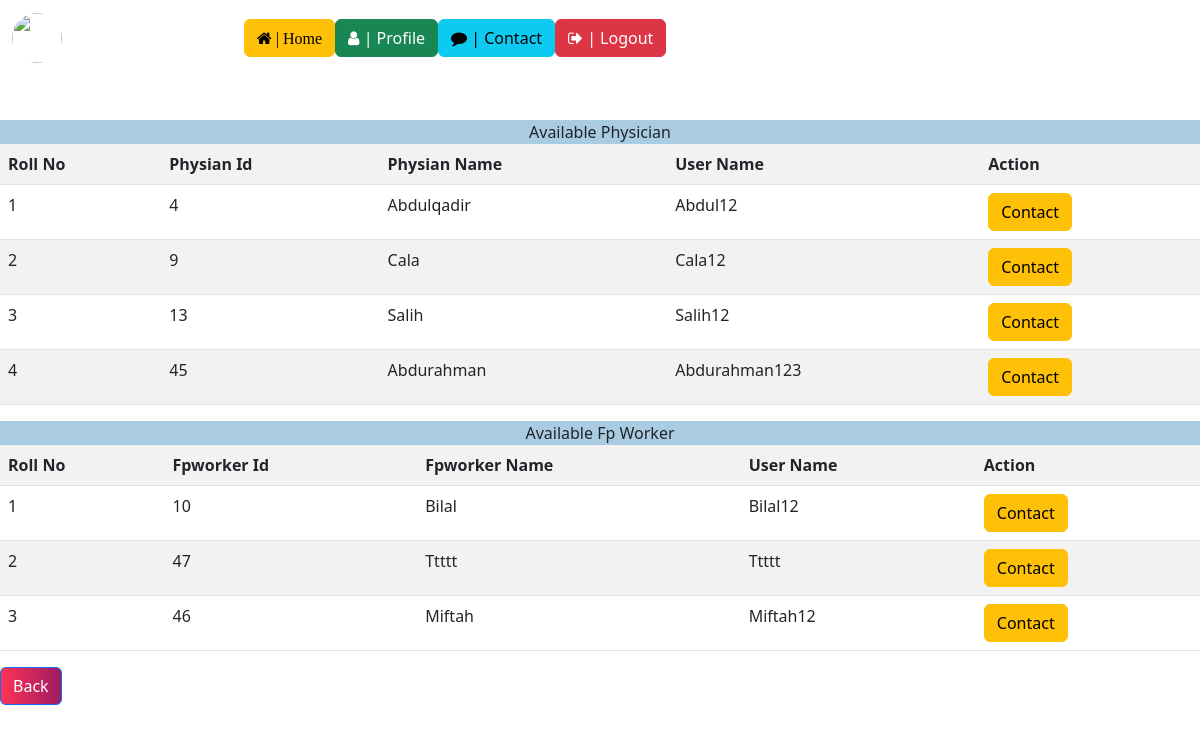
The app's page /physician_and_fpworker_list.php (signed in), older data.
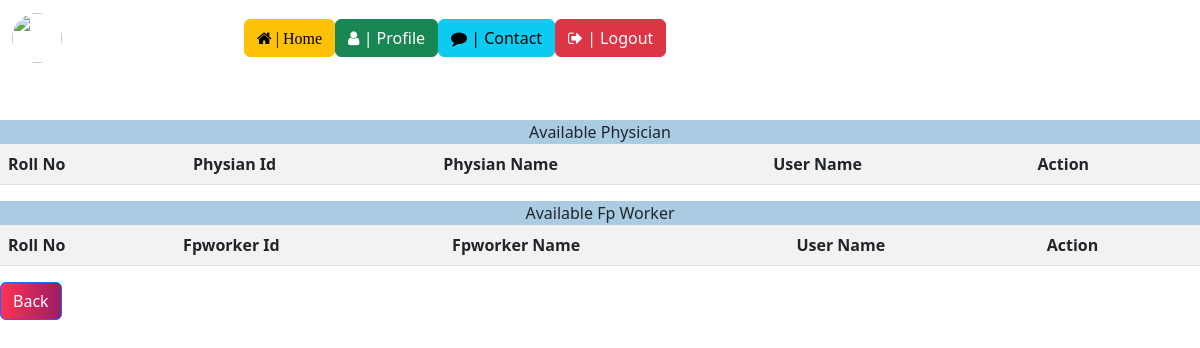
The same page, newer data.
### tables this page shows
CREATE TABLE `user` (
  `id` int(11) NOT NULL,
  `FName` varchar(20) NOT NULL,
  `LName` int(22) NOT NULL,
  `Gender` varchar(10) NOT NULL,
  `age` int(3) NOT NULL,
  `marital_status` varchar(10) NOT NULL,
  `Registered_date` datetime NOT NULL,
  `phone_no` varchar(15) NOT NULL,
  `email` varchar(25) NOT NULL,
  `user_account_type` varchar(25) NOT NULL,
  `user_account_name` varchar(15) NOT NULL,
  `password` varchar(250) NOT NULL,
  `Registered_By` varchar(20) NOT NULL,
  `photo` varchar(200) NOT NULL,
  `modified_on` datetime NOT NULL,
  `first_time` tinytext NOT NULL
);

### physician_and_fpworker_list.php (the view, shortened to what this page needs)
<!DOCTYPE html>
<html lang="en" dir="ltr">
  <head>
  </head>
  <body>
    <?php
  include "header2.php";
?>
<br>
<form method="post">
<center><div style="background-color: #a9cce3 ; width:100% ;">Available  Physician</div></center>
    <div class="table-responsive">
<table  class="table table-striped">
<tr>
<th>Roll No</th>
<th>Physian Id</th>
<th>Physian Name</th>
<th>User Name</th>
<th colspan="2">Action</th>
</tr>
<?php
$i=1;
$check=mysqli_query($conn,"select * from user where user_account_type='physician' ");
while ($row=mysqli_fetch_array($check)) {
$id=$row['id'];
$user_account_name=$row['user_account_name'];
?>
<tr>
<td><?php echo $i++?></td>
<td><?php echo$row['id'];?></td>
<td><?php echo $row['FName'];?></td>
<td><?php echo $row['user_account_name'];?></td>
<td><?php  echo "<a  href='advice.php?id=$id&user_account_name=$user_account_name' class='btn btn-warning' >Contact</a>" ;?></td>
</tr>
<?php } ?>
</table>
<div>
</form>
<form method="post">
<center><div style="background-color: #a9cce3 ; width:100% ;">Available  Fp Worker</div></center>
    <div class="table-responsive">
<table  class="table table-striped">
<tr>
<th>Roll No</th>
<th>Fpworker Id</th>
<th>Fpworker Name</th>
<th>User Name</th>
<th colspan="2">Action</th>
</tr>
<?php
$i=1;
$check=mysqli_query($conn,"select * from user where user_account_type='fpworker' ");
while ($row=mysqli_fetch_array($check)) {
$id=$row['id'];
$user_account_name=$row['user_account_name'];
?>
<tr>
<td><?php echo $i++?></td>
<td><?php echo$row['id'];?></td>
<td><?php echo $row['FName'];?></td>
<td><?php echo $row['user_account_name'];?></td>
<td><?php  echo "<a  href='advice.php?id=$id&user_account_name=$user_account_name' class='btn btn-warning' >Contact</a>" ;?></td>
</tr>
<?php } ?>
</table>
<div>
</form>
<p align="cenre"> <a href="index.php" class="btn btn-primary">Back</a> </p>
  </body>
</html>

Row changes from the older to the newer data that the page shows:
removed user: id "4", FName "Abdulqadir", user_account_name "Abdul12"
removed user: id "9", FName "Cala", user_account_name "Cala12"
removed user: id "13", FName "Salih", user_account_name "Salih12"
removed user: id "45", FName "Abdurahman", user_account_name "Abdurahman123"
removed user: id "10", FName "Bilal", user_account_name "Bilal12"
removed user: id "47", FName "Ttttt", user_account_name "Ttttt"
removed user: id "46", FName "Miftah", user_account_name "Miftah12"
